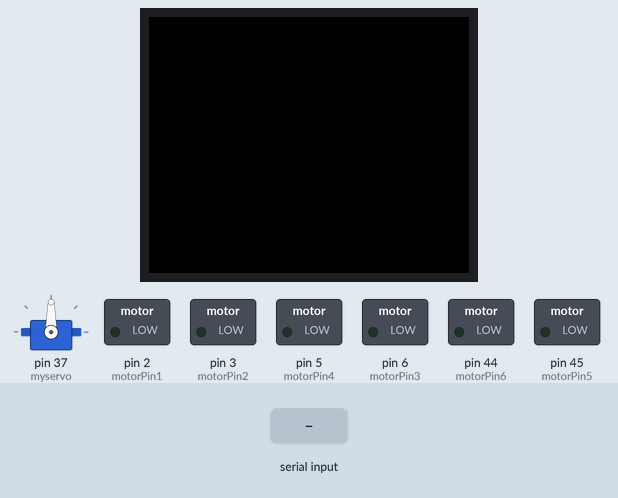
Bench run of a sketch on a simulated Arduino Mega 2560, built with avr-gcc and run on an emulated ATmega2560. On the bench: servo, 160×128 colour display, switched loads named in the sketch (green lamp = pin HIGH). Inputs (shaded band) come from the test bench. Storage starts empty; the audio player accepts every command and is not drawn; pins used as bus, display or sensor lines are not drawn.

Above: at 1.2 s.
1.3 s: "r" received over the second serial link
At 2.5 s:
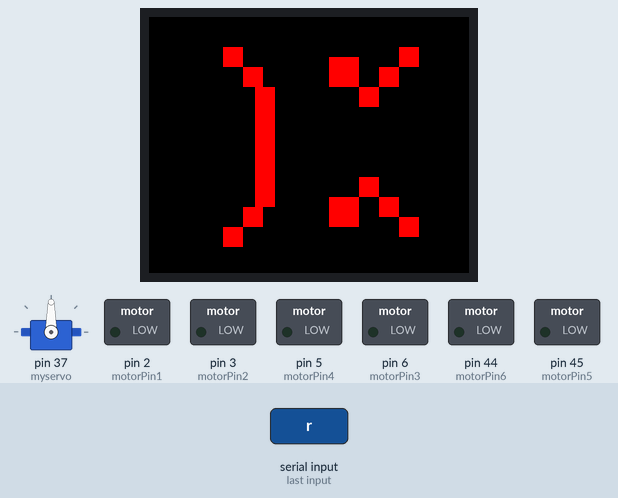
2.8 s: "Y" received over the second serial link
At 3.8 s:
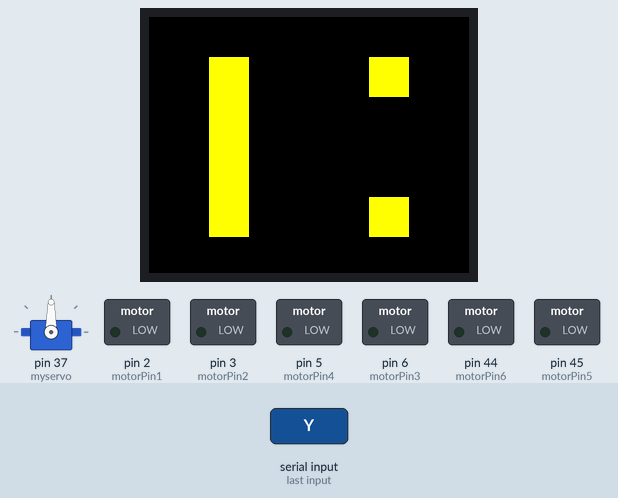
4.3 s: "G" received over the second serial link
At 4.9 s:
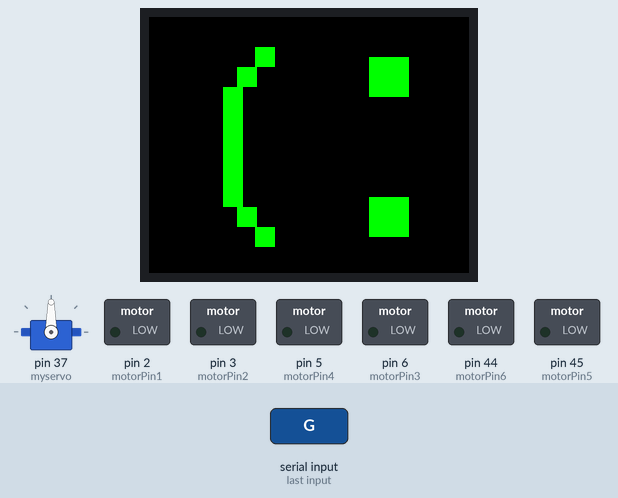
5.8 s: "B" received over the second serial link
At 6.1 s:
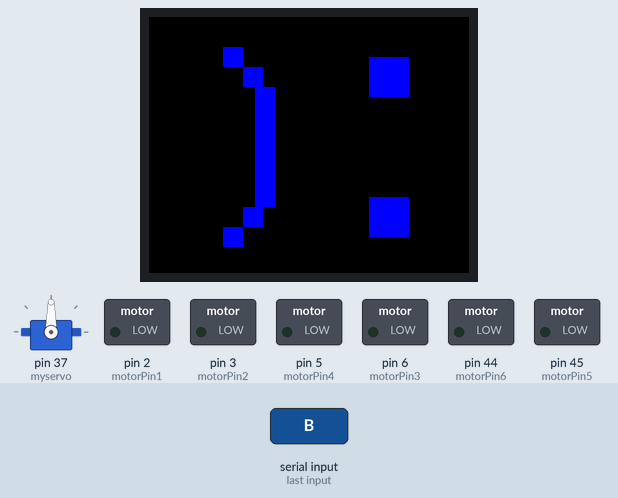
7.3 s: "U" received over the second serial link
At 8.5 s:
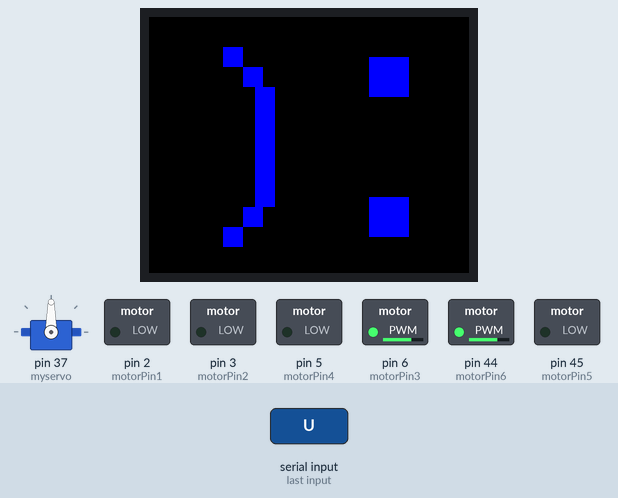
8.8 s: "R" received over the second serial link
At 9.8 s:
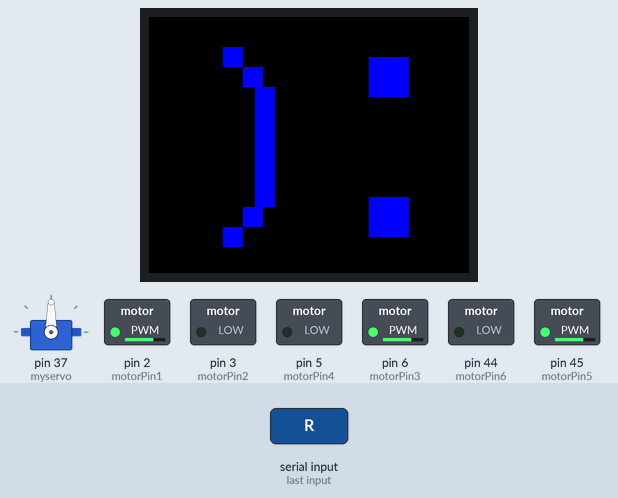
Timing chart, 0 to 11.3 s (numbered marks = the images above; inputs shaded):
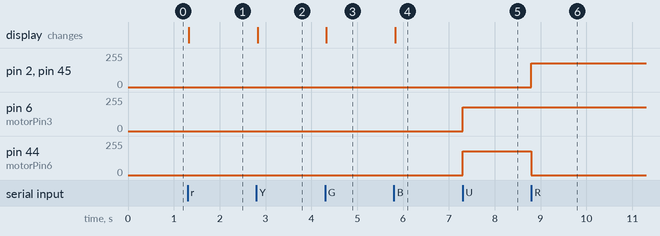

Measured:
- after the input at 1.3 s, the display: changes at once (image 1)
- after the input at 2.8 s, the display: changes at once (image 2)
- after the input at 4.3 s, the display: changes at once (image 3)
- after the input at 5.8 s, the display: changes at once (image 4)
- after the input at 7.3 s, pin 6 (motorPin3), pin 44 (motorPin6): 0/255 → 180/255 at once
- after the input at 8.8 s, pin 2 (motorPin1), pin 45 (motorPin5): 0/255 → 180/255 at once; pin 44 (motorPin6): 180/255 → 0/255 at once

The sketch:

programme_principal.ino
```cpp
/** Source : http://www.codebender.cc **/

//Motor A
const int motorPin1  = 2;  //sens antihoraire
const int motorPin2  = 3;  //sens horaire
//Motor B
const int motorPin3  = 6;  //sens antihoraire
const int motorPin4  = 5;  //sens horaire
//Motor C
const int motorPin5 = 45; //sens antihoraire
const int motorPin6 = 44; //sens horaire

//bluetooth
#include <SoftwareSerial.h>  //Software Serial Port
#define RxD 12               //RX à brancher sur le TX du HC-06
#define TxD 11               //TX à brancher sur le RX du HC-06
SoftwareSerial BTSerie(RxD,TxD);

//servo-moteurs
#include <Servo.h>
Servo myservo;  // création d'un objet servo pour contrôler un servo-moteur

//écran
#include <TFT.h>  // Arduino LCD library
#include <SPI.h>
#define cs   10
#define dc   9
#define rst  8
TFT myScreen = TFT(cs, dc, rst); // instance de la librairie

//musique
#include <SD.h>         //librairie du module SD
#include <TMRpcm.h>     //librairie de contrôle des enceintes
#define CS 40
#define ENABLE_MULTI    //permet d'inclure plusieurs musiques
TMRpcm audio;           //création d'un objet audio

void setup(){
  Serial.begin(9600);

  //chipSelect
  pinMode(CS,OUTPUT);
  pinMode(cs,OUTPUT);
  digitalWrite(CS,HIGH);
  digitalWrite(cs,LOW);

  // set bluetooth
  pinMode(RxD, INPUT);
  pinMode(TxD, OUTPUT);
  BTSerie.begin(9600);

  //Set Motorpins as outputs
  pinMode(motorPin1, OUTPUT);
  pinMode(motorPin2, OUTPUT);
  pinMode(motorPin3, OUTPUT);
  pinMode(motorPin4, OUTPUT);
  pinMode(motorPin5, OUTPUT);
  pinMode(motorPin6, OUTPUT);

  //set servo
  myservo.attach(37);  // attache le servo au pin 12

  //set screen
  myScreen.begin();
  myScreen.background(0,0,0);  // clear the screen with black

  digitalWrite(CS,LOW),
  digitalWrite(cs,HIGH);

  //set music
  audio.speakerPin = 46;
  if (!SD.begin(CS)) {          //teste si la carte est présente et peut être initialisée
    Serial.println("sd cassé"); // si non retourne "sd cassé"
    return;                     //on sort de la boucle
  }
}

void stopRobot() {
  //The robot stops
  analogWrite(motorPin1, 0);
  analogWrite(motorPin2, 0);
  analogWrite(motorPin3, 0);
  analogWrite(motorPin4, 0);
  analogWrite(motorPin5, 0);
  analogWrite(motorPin6, 0);
}
void forward() {
  //The robot moves forward.
  analogWrite(motorPin1, 0);
  analogWrite(motorPin2, 0);
  analogWrite(motorPin3, 180);
  analogWrite(motorPin4, 0);
  analogWrite(motorPin5, 0);
  analogWrite(motorPin6, 180);
}
void right() {
  //The robot turns right.
  analogWrite(motorPin1, 180);
  analogWrite(motorPin2, 0);
  analogWrite(motorPin3, 180);
  analogWrite(motorPin4, 0);
  analogWrite(motorPin5, 180);
  analogWrite(motorPin6, 0);
}
 void left() {
  //The robot turns left.
  analogWrite(motorPin1, 0);
  analogWrite(motorPin2, 180);
  analogWrite(motorPin3, 0);
  analogWrite(motorPin4, 180);
  analogWrite(motorPin5, 0);
  analogWrite(motorPin6, 180);
}


void servo() {
  int pos;
  for(pos = 35; pos!=100; pos+=1){     // va de 35° à 100°
    myservo.write(pos);                // le servo se déplace jusqu'à la position 'pos'
    delay(15);                         // attendre 15ms quand le servo atteint sa position
  }
  for(pos = 100; pos!=35; pos-=1){     // va de 100° à 35°
    myservo.write(pos);                // le servo se déplace jusqu'à la position 'pos'
    delay(15);                         // attendre 15ms quand le servo atteint sa position
  }
}
void stopServo() {
  myservo.write(0);                    // le servo retourne à la position initiale 0°
}

void neutre(){
  myScreen.stroke(255,255,0);    // couleur des bordures
  myScreen.fill(255,255,0);      // remplissage
  myScreen.rect(110,90,20,20);   // oeil gauche  rect: xstart ystart width height
  myScreen.rect(110,20,20,20);   // oeil droit
  myScreen.rect(30,20,20,90);    // bouche
}
void triste(){
  myScreen.stroke(0,0,255);      // couleur des bordures
  myScreen.fill(0,0,255);        // remplissage
  myScreen.rect(110,90,20,20);   // oeil gauche  rect: xstart ystart width height
  myScreen.rect(110,20,20,20);   // oeil droit
  //bouche :
  myScreen.rect(53,35,10,60);
  myScreen.rect(37,15,10,10);
  myScreen.rect(47,25,10,10);
  myScreen.rect(47,95,10,10);
  myScreen.rect(37,105,10,10);
}
void joie(){
  myScreen.stroke(0,255,0);       // couleur des bordures
  myScreen.fill(0,255,0);         // remplissage
  myScreen.rect(110,90,20,20);    // oeil gauche  rect: xstart ystart width height
  myScreen.rect(110,20,20,20);    // oeil droit
  //bouche :
  myScreen.rect(37,35,10,60);
  myScreen.rect(53,15,10,10);
  myScreen.rect(44,25,10,10);
  myScreen.rect(44,95,10,10);
  myScreen.rect(53,105,10,10);
}
void colere(){
  myScreen.stroke(255,0,0);       // couleur des bordures
  myScreen.fill(255,0,0);         // remplissage
  //oeil gauche :
  myScreen.rect(90,20,15,15);
  myScreen.rect(125,15,10,10);
  myScreen.rect(115,25,10,10);
  myScreen.rect(105,35,10,10);
  //oeil droit :
  myScreen.rect(90,90,15,15);
  myScreen.rect(105,80,10,10);
  myScreen.rect(115,90,10,10);
  myScreen.rect(125,100,10,10);
  //bouche :
  myScreen.rect(53,35,10,60);
  myScreen.rect(37,15,10,10);
  myScreen.rect(47,25,10,10);
  myScreen.rect(47,95,10,10);
  myScreen.rect(37,105,10,10);
}


void loop() {
  char recvChar;
  if (BTSerie.available()) {   // si la connexion BT est établie
    recvChar = BTSerie.read(); // lecture
    /*switch(recvChar){
      case 'B': audio.play("Silence.wav"); break;
      case 'r': audio.play("Reign.wav",50); break;
      case 'G': audio.play("Caravan.wav"); break;
      case 'Y': audio.play("Tetris.wav",5); break;
      case 'S': audio.stopPlayback(); break;       //Stop all playback
      case 'U' : forward();
      case 'R' : right();
      case 'L' : left();
      case 'D' : right();
      case 's' : stopRobot();
    } */
    if(recvChar=='U'){  // on clique sur le bouton 'avancer'
      forward();
    }
    if(recvChar=='R'){  // on clique sur le bouton 'tourner à droite'
      right();
    }
    if (recvChar=='L'){  // on clique sur le bouton 'tourner à gauche'
      left();
    }
    if (recvChar=='s'){  // lorsqu'on relâche le bouton
      stopRobot();
    }
    if (recvChar=='D') {  // lorsqu'on appuies sur 'faire danser le robot'
      digitalWrite(CS,LOW);
      audio.play("Dance.wav");

      right();
      delay(2500);
      left();
      delay(2500);
      stopRobot();
      digitalWrite(CS,HIGH);
    }
    if(recvChar=='r'){    // on clique sur le bouton 'rouge
      audio.stopPlayback();
      digitalWrite(CS,HIGH);
      digitalWrite(cs,LOW);
      myScreen.background(0,0,0); // réinitialise l'écran pour éviter la superposition
      colere();
      digitalWrite(cs,HIGH);
      delay(10);
      digitalWrite(CS,LOW);
      audio.play("Bat.wav");
    }
    if (recvChar=='Y'){  // on clique sur le bouton 'jaune'
      audio.stopPlayback();
      digitalWrite(CS,HIGH);
      digitalWrite(cs,LOW);
      myScreen.background(0,0,0); // réinitialise l'écran pour éviter la superposition
      neutre();
      digitalWrite(cs,HIGH);
      delay(10);
      digitalWrite(CS,LOW);
      audio.play("Tetris.wav",5);

    }
    if(recvChar=='G') {  // on clique sur le bouton 'vert'
      audio.stopPlayback();
      digitalWrite(CS,HIGH);
      digitalWrite(cs,LOW);
      myScreen.background(0,0,0); // réinitialise l'écran pour éviter la superposition
      joie();
      digitalWrite(cs,HIGH);
      delay(10);
      digitalWrite(CS,LOW);
      audio.play("Caravan.wav");
      if(audio.isPlaying()){
        Serial.println("cool");
      }

    }
    if (recvChar=='B') {  // on clique sur le bouton 'bleu'
      audio.stopPlayback();
      digitalWrite(CS,HIGH);
      digitalWrite(cs,LOW);
      myScreen.background(0,0,0); // réinitialise l'écran pour éviter la superposition
      triste();
      digitalWrite(cs,HIGH);
      delay(10);
      digitalWrite(CS,LOW);
      audio.play("Silence.wav");

    }
    if (recvChar=='S') {  // on clique sur le bouton 'arrêter la musique'
      digitalWrite(CS,LOW);
      audio.stopPlayback();
      digitalWrite(CS,HIGH);
    }
  }
}
```
